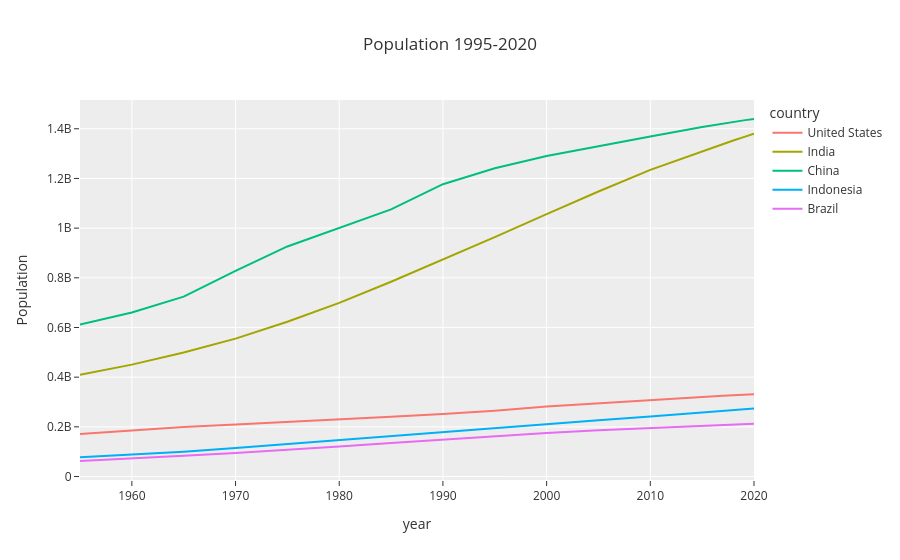

This figure's notebook cell:
### Code cell
fig = px.line(df_pivot, title="Population 1995-2020", template='ggplot2', labels={'value':'Population'})
fig.show()

### Figure 1 — Plotly figure (JSON) as saved in the notebook; plotly's stock layout.template omitted (floating-point values rounded to 4 significant figures)
{"data": [{"hovertemplate": "country=United States<br>year=%{x}<br>Population=%{y}<extra></extra>", "legendgroup": "United States", "line": {"color": "#F8766D", "dash": "solid"}, "marker": {"symbol": "circle"}, "mode": "lines", "name": "United States", "orientation": "v", "showlegend": true, "type": "scatter", "x": [1955.0, 1960.0, 1965.0, 1970.0, 1975.0, 1980.0, 1985.0, 1990.0, 1995.0, 2000.0, 2005.0, 2010.0, 2015.0, 2016.0, 2017.0, 2018.0, 2019.0, 2020.0], "xaxis": "x", "y": [171700000.0, 186700000.0, 199700000.0, 209500000.0, 219100000.0, 229500000.0, 240500000.0, 252100000.0, 265200000.0, 281700000.0, 295000000.0, 309000000.0, 320900000.0, 323000000.0, 325100000.0, 327100000.0, 329100000.0, 331000000.0], "yaxis": "y"}, {"hovertemplate": "country=India<br>year=%{x}<br>Population=%{y}<extra></extra>", "legendgroup": "India", "line": {"color": "#A3A500", "dash": "solid"}, "marker": {"symbol": "circle"}, "mode": "lines", "name": "India", "orientation": "v", "showlegend": true, "type": "scatter", "x": [1955.0, 1960.0, 1965.0, 1970.0, 1975.0, 1980.0, 1985.0, 1990.0, 1995.0, 2000.0, 2005.0, 2010.0, 2015.0, 2016.0, 2017.0, 2018.0, 2019.0, 2020.0], "xaxis": "x", "y": [409900000.0, 450500000.0, 499100000.0, 555200000.0, 623100000.0, 699000000.0, 784400000.0, 873300000.0, 963900000.0, 1057000000.0, 1148000000.0, 1234000000.0, 1310000000.0, 1325000000.0, 1339000000.0, 1353000000.0, 1366000000.0, 1380000000.0], "yaxis": "y"}, {"hovertemplate": "country=China<br>year=%{x}<br>Population=%{y}<extra></extra>", "legendgroup": "China", "line": {"color": "#00BF7D", "dash": "solid"}, "marker": {"symbol": "circle"}, "mode": "lines", "name": "China", "orientation": "v", "showlegend": true, "type": "scatter", "x": [1955.0, 1960.0, 1965.0, 1970.0, 1975.0, 1980.0, 1985.0, 1990.0, 1995.0, 2000.0, 2005.0, 2010.0, 2015.0, 2016.0, 2017.0, 2018.0, 2019.0, 2020.0], "xaxis": "x", "y": [612200000.0, 660400000.0, 724200000.0, 827600000.0, 926200000.0, 1000000000.0, 1076000000.0, 1177000000.0, 1241000000.0, 1291000000.0, 1331000000.0, 1369000000.0, 1407000000.0, 1414000000.0, 1421000000.0, 1428000000.0, 1434000000.0, 1439000000.0], "yaxis": "y"}, {"hovertemplate": "country=Indonesia<br>year=%{x}<br>Population=%{y}<extra></extra>", "legendgroup": "Indonesia", "line": {"color": "#00B0F6", "dash": "solid"}, "marker": {"symbol": "circle"}, "mode": "lines", "name": "Indonesia", "orientation": "v", "showlegend": true, "type": "scatter", "x": [1955.0, 1960.0, 1965.0, 1970.0, 1975.0, 1980.0, 1985.0, 1990.0, 1995.0, 2000.0, 2005.0, 2010.0, 2015.0, 2016.0, 2017.0, 2018.0, 2019.0, 2020.0], "xaxis": "x", "y": [77270000.0, 87750000.0, 100300000.0, 114800000.0, 130700000.0, 147400000.0, 165000000.0, 181400000.0, 196900000.0, 211500000.0, 226300000.0, 241800000.0, 258400000.0, 261600000.0, 264700000.0, 267700000.0, 270600000.0, 273500000.0], "yaxis": "y"}, {"hovertemplate": "country=Brazil<br>year=%{x}<br>Population=%{y}<extra></extra>", "legendgroup": "Brazil", "line": {"color": "#E76BF3", "dash": "solid"}, "marker": {"symbol": "circle"}, "mode": "lines", "name": "Brazil", "orientation": "v", "showlegend": true, "type": "scatter", "x": [1955.0, 1960.0, 1965.0, 1970.0, 1975.0, 1980.0, 1985.0, 1990.0, 1995.0, 2000.0, 2005.0, 2010.0, 2015.0, 2016.0, 2017.0, 2018.0, 2019.0, 2020.0], "xaxis": "x", "y": [62530000.0, 72180000.0, 83370000.0, 95110000.0, 107200000.0, 120700000.0, 135300000.0, 149000000.0, 162000000.0, 174800000.0, 186100000.0, 195700000.0, 204500000.0, 206200000.0, 207800000.0, 209500000.0, 211000000.0, 212600000.0], "yaxis": "y"}], "layout": {"legend": {"title": {"text": "country"}, "tracegroupgap": 0}, "title": {"text": "Population 1995-2020"}, "xaxis": {"anchor": "y", "domain": [0, 1], "title": {"text": "year"}}, "yaxis": {"anchor": "x", "domain": [0, 1], "title": {"text": "Population"}}}}
